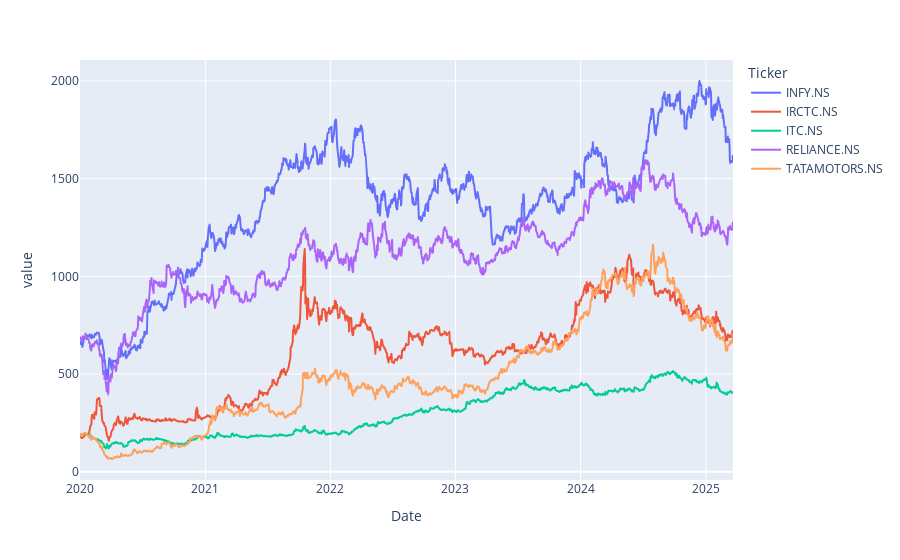

Notebook source saved alongside this figure:
### Code cell
import plotly.express as px
px.line(data)

### Figure 1 — Plotly figure (JSON) as saved in the notebook; plotly's stock layout.template omitted (floating-point values rounded to 4 significant figures; data arrays with more than 128 entries replaced by an {"elided": "..."} marker saying what was removed)
{"data": [{"hovertemplate": "Ticker=INFY.NS<br>Date=%{x}<br>value=%{y}<extra></extra>", "legendgroup": "INFY.NS", "line": {"color": "#636efa", "dash": "solid"}, "marker": {"symbol": "circle"}, "mode": "lines", "name": "INFY.NS", "showlegend": true, "type": "scattergl", "x": {"elided": "1295 str values"}, "xaxis": "x", "y": {"elided": "1295 float values"}, "yaxis": "y"}, {"hovertemplate": "Ticker=IRCTC.NS<br>Date=%{x}<br>value=%{y}<extra></extra>", "legendgroup": "IRCTC.NS", "line": {"color": "#EF553B", "dash": "solid"}, "marker": {"symbol": "circle"}, "mode": "lines", "name": "IRCTC.NS", "showlegend": true, "type": "scattergl", "x": {"elided": "1295 str values"}, "xaxis": "x", "y": {"elided": "1295 float values"}, "yaxis": "y"}, {"hovertemplate": "Ticker=ITC.NS<br>Date=%{x}<br>value=%{y}<extra></extra>", "legendgroup": "ITC.NS", "line": {"color": "#00cc96", "dash": "solid"}, "marker": {"symbol": "circle"}, "mode": "lines", "name": "ITC.NS", "showlegend": true, "type": "scattergl", "x": {"elided": "1295 str values"}, "xaxis": "x", "y": {"elided": "1295 float values"}, "yaxis": "y"}, {"hovertemplate": "Ticker=RELIANCE.NS<br>Date=%{x}<br>value=%{y}<extra></extra>", "legendgroup": "RELIANCE.NS", "line": {"color": "#ab63fa", "dash": "solid"}, "marker": {"symbol": "circle"}, "mode": "lines", "name": "RELIANCE.NS", "showlegend": true, "type": "scattergl", "x": {"elided": "1295 str values"}, "xaxis": "x", "y": {"elided": "1295 float values"}, "yaxis": "y"}, {"hovertemplate": "Ticker=TATAMOTORS.NS<br>Date=%{x}<br>value=%{y}<extra></extra>", "legendgroup": "TATAMOTORS.NS", "line": {"color": "#FFA15A", "dash": "solid"}, "marker": {"symbol": "circle"}, "mode": "lines", "name": "TATAMOTORS.NS", "showlegend": true, "type": "scattergl", "x": {"elided": "1295 str values"}, "xaxis": "x", "y": {"elided": "1295 float values"}, "yaxis": "y"}], "layout": {"legend": {"title": {"text": "Ticker"}, "tracegroupgap": 0}, "margin": {"t": 60}, "xaxis": {"anchor": "y", "domain": [0, 1], "title": {"text": "Date"}}, "yaxis": {"anchor": "x", "domain": [0, 1], "title": {"text": "value"}}}}
